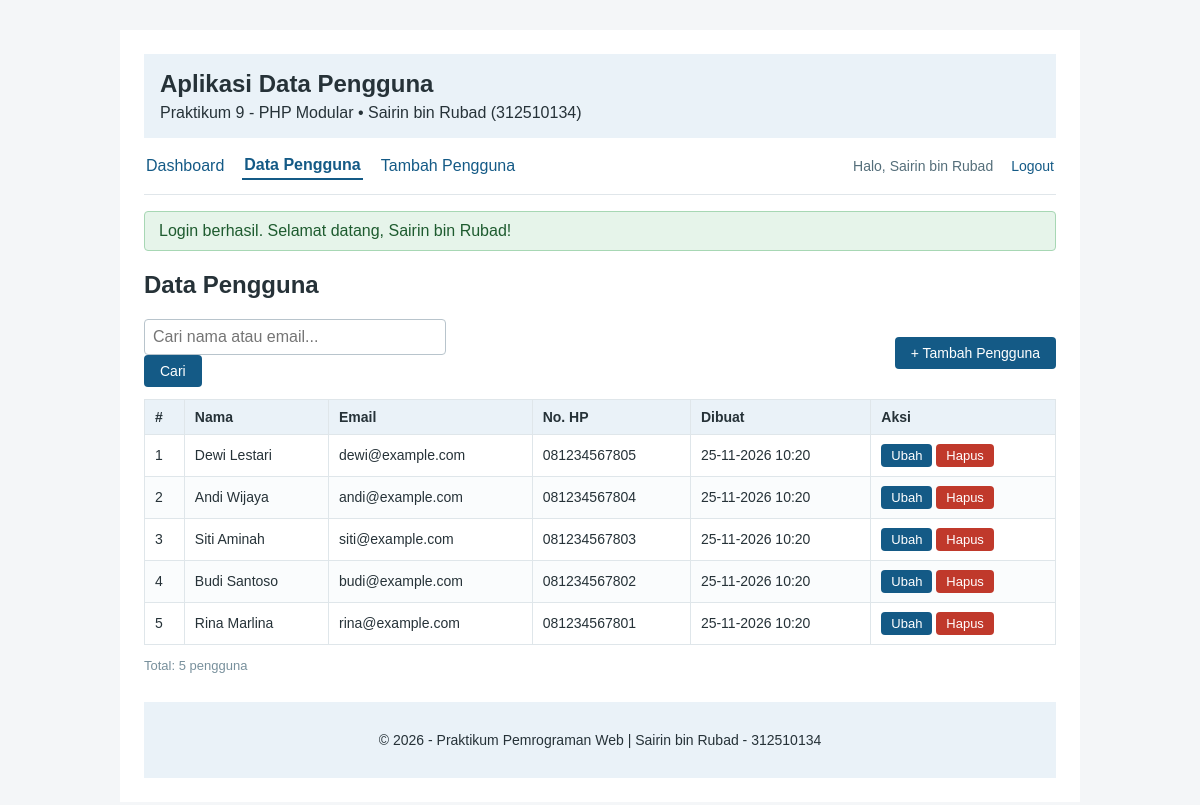
The page /index.php?page=user/list (signed in) on the database its author committed.
### tables this page shows
CREATE TABLE IF NOT EXISTS users (
    id         INT UNSIGNED NOT NULL AUTO_INCREMENT,
    nama       VARCHAR(100) NOT NULL,
    email      VARCHAR(150) NOT NULL,
    no_hp      VARCHAR(20)  DEFAULT NULL,
    created_at TIMESTAMP    NOT NULL DEFAULT CURRENT_TIMESTAMP,
    PRIMARY KEY (id),
    UNIQUE KEY uq_users_email (email)
);

### index.php (called while the page is built, shortened)
<?php
require_once __DIR__ . '/helpers/functions.php';
$routes = [
    'dashboard'   => ['file' => __DIR__ . '/views/dashboard.php',      'judul' => 'Dashboard',        'auth' => true],
    'user/list'   => ['file' => __DIR__ . '/modules/user/list.php',    'judul' => 'Data Pengguna',    'auth' => true],
    'user/add'    => ['file' => __DIR__ . '/modules/user/add.php',     'judul' => 'Tambah Pengguna',  'auth' => true],
    'user/edit'   => ['file' => __DIR__ . '/modules/user/edit.php',    'judul' => 'Ubah Pengguna',    'auth' => true],
    'user/delete' => ['file' => __DIR__ . '/modules/user/delete.php',  'judul' => 'Hapus Pengguna',   'auth' => true],
    'auth/login'  => ['file' => __DIR__ . '/modules/auth/login.php',   'judul' => 'Login',            'auth' => false],
    'auth/logout' => ['file' => __DIR__ . '/modules/auth/logout.php',  'judul' => 'Logout',           'auth' => false],
];
$page = $_GET['page'] ?? 'dashboard';
if (!is_string($page) || !array_key_exists($page, $routes)) {
    http_response_code(404);
    $page        = '404';
    $judul       = '404 - Halaman tidak ditemukan';
    $contentFile = __DIR__ . '/views/404.php';
} else {
    $route = $routes[$page];
    $contentFile = $route['file'];
}
require_once __DIR__ . '/views/header.php';
require $contentFile;
require_once __DIR__ . '/views/footer.php';

### helpers/functions.php (called while the page is built, shortened)
<?php
function e($nilai): string {
    return htmlspecialchars((string)$nilai, ENT_QUOTES, 'UTF-8');
}
function base_path(): string {
    $dir = str_replace('\\', '/', dirname($_SERVER['SCRIPT_NAME'] ?? ''));
    return ($dir === '/' || $dir === '.') ? '' : rtrim($dir, '/');
}
function url(string $page = 'dashboard', array $params = []): string {
    $query = array_merge(['page' => $page], $params);
    return base_path() . '/index.php?' . http_build_query($query);
}
function formatTanggal(?string $tanggal): string {
    $ts = strtotime($tanggal);
    return $ts ? date('d-m-Y H:i', $ts) : '-';
}

### modules/user/list.php (the view, shortened to what this page needs)
<?php
$q = isset($_GET['q']) && is_string($_GET['q']) ? trim($_GET['q']) : '';
if ($q !== '') {
    $stmt = $pdo->prepare('SELECT * FROM users WHERE nama LIKE :q OR email LIKE :q ORDER BY id DESC');
    $stmt->execute([':q' => '%' . $q . '%']);
} else {
    $stmt = $pdo->query('SELECT * FROM users ORDER BY id DESC');
}
$users = $stmt->fetchAll();
?>
<section>
    <h2>Data Pengguna</h2>
    <div class="toolbar">
        <form method="get" action="<?php echo e(base_path() . '/index.php'); ?>" class="search">
            <input type="text" name="q" placeholder="Cari nama atau email..." value="<?php echo e($q); ?>">
            <button type="submit">Cari</button>
        </form>
        <a class="btn" href="<?php echo e(url('user/add')); ?>">+ Tambah Pengguna</a>
    </div>
    <?php if (!$users): ?>
        <p>Data pengguna tidak ditemukan.</p>
    <?php else: ?>
    <table>
        <thead>
            <tr><th>#</th><th>Nama</th><th>Email</th><th>No. HP</th><th>Dibuat</th><th>Aksi</th></tr>
        </thead>
        <tbody>
        <?php foreach ($users as $i => $u): ?>
            <tr>
                <td><?php echo $i + 1; ?></td>
                <td><?php echo e($u['nama']); ?></td>
                <td><?php echo e($u['email']); ?></td>
                <td><?php echo e($u['no_hp'] ?? '-'); ?></td>
                <td><?php echo e(formatTanggal($u['created_at'])); ?></td>
                <td class="aksi">
                    <a class="btn-sm" href="<?php echo e(url('user/edit', ['id' => $u['id']])); ?>">Ubah</a>
                    <form method="post" action="<?php echo e(url('user/delete')); ?>" class="inline"
                          data-confirm="Hapus pengguna <?php echo e($u['nama']); ?>?">
                        <button type="submit" class="btn-sm danger">Hapus</button>
                    </form>
                </td>
            </tr>
        <?php endforeach; ?>
        </tbody>
    </table>
    <p class="muted">Total: <?php echo count($users); ?> pengguna</p>
    <?php endif; ?>
</section>

### assets/css/style.css (style rules this page uses)
* { box-sizing: border-box; }
body { margin: 0; font-family: Arial, sans-serif; background: #f4f6f8; color: #263238; }
.muted { color: #78909c; font-size: 13px; }
table { border-collapse: collapse; width: 100%; margin-top: 12px; }
th, td { text-align: left; padding: 9px 10px; border: 1px solid #dfe6ea; font-size: 14px; }
th { background: #eaf2f8; }
tbody tr:nth-child(even) { background: #fafcfd; }
td.aksi { white-space: nowrap; }
form.inline { display: inline; margin: 0; }
form input[type=text], form input[type=email], form input[type=password] { width: 100%; max-width: 420px; padding: 8px; border: 1px solid #b8c4cc; border-radius: 4px; font: inherit; }
button, .btn, .btn-cancel, .btn-sm { display: inline-block; padding: 8px 16px; background: #145a86; color: #fff; border: 0; border-radius: 4px; cursor: pointer; font: inherit; font-size: 14px; text-decoration: none; }
.btn-sm { padding: 4px 10px; font-size: 13px; }
.btn-sm.danger { background: #c0392b; }
.toolbar { display: flex; justify-content: space-between; align-items: center; gap: 12px; flex-wrap: wrap; margin: 12px 0; }
.search input { padding: 7px 8px; border: 1px solid #b8c4cc; border-radius: 4px; min-width: 240px; }

### rows shown on the page
users: nama "Dewi Lestari", email "dewi@example.com", no_hp "081234567805", created_at "25-11-2026 10:20"
users: nama "Andi Wijaya", email "andi@example.com", no_hp "081234567804", created_at "25-11-2026 10:20"
users: nama "Siti Aminah", email "siti@example.com", no_hp "081234567803", created_at "25-11-2026 10:20"
users: nama "Budi Santoso", email "budi@example.com", no_hp "081234567802", created_at "25-11-2026 10:20"
users: nama "Rina Marlina", email "rina@example.com", no_hp "081234567801", created_at "25-11-2026 10:20"

### other values the page prints
$_SESSION['admin_nama'] "Sairin bin Rubad"
$flash['pesan'] "Login berhasil. Selamat datang, Sairin bin Rubad!"
count($users) "5"
